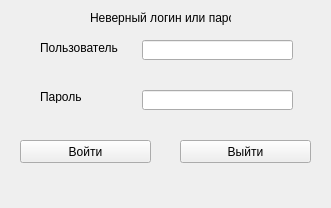
<?xml version="1.0" encoding="UTF-8"?>
<ui version="4.0">
 <class>Form</class>
 <widget class="QWidget" name="Form">
  <property name="geometry">
   <rect>
    <x>0</x>
    <y>0</y>
    <width>331</width>
    <height>208</height>
   </rect>
  </property>
  <property name="windowTitle">
   <string>Form</string>
  </property>
  <widget class="QPushButton" name="loginBtn">
   <property name="geometry">
    <rect>
     <x>20</x>
     <y>140</y>
     <width>131</width>
     <height>23</height>
    </rect>
   </property>
   <property name="text">
    <string>Войти</string>
   </property>
  </widget>
  <widget class="QPushButton" name="exitBtn">
   <property name="geometry">
    <rect>
     <x>180</x>
     <y>140</y>
     <width>131</width>
     <height>23</height>
    </rect>
   </property>
   <property name="text">
    <string>Выйти</string>
   </property>
  </widget>
  <widget class="QLabel" name="label">
   <property name="geometry">
    <rect>
     <x>40</x>
     <y>40</y>
     <width>91</width>
     <height>16</height>
    </rect>
   </property>
   <property name="text">
    <string>Пользователь</string>
   </property>
  </widget>
  <widget class="QLabel" name="label_2">
   <property name="geometry">
    <rect>
     <x>40</x>
     <y>90</y>
     <width>47</width>
     <height>13</height>
    </rect>
   </property>
   <property name="text">
    <string>Пароль</string>
   </property>
  </widget>
  <widget class="QLineEdit" name="editLogin">
   <property name="geometry">
    <rect>
     <x>142</x>
     <y>40</y>
     <width>151</width>
     <height>20</height>
    </rect>
   </property>
  </widget>
  <widget class="QLineEdit" name="editPassword">
   <property name="geometry">
    <rect>
     <x>142</x>
     <y>90</y>
     <width>151</width>
     <height>20</height>
    </rect>
   </property>
  </widget>
  <widget class="QLabel" name="warning">
   <property name="geometry">
    <rect>
     <x>90</x>
     <y>10</y>
     <width>141</width>
     <height>16</height>
    </rect>
   </property>
   <property name="text">
    <string>Неверный логин или пароль</string>
   </property>
  </widget>
 </widget>
 <resources/>
 <connections/>
</ui>
